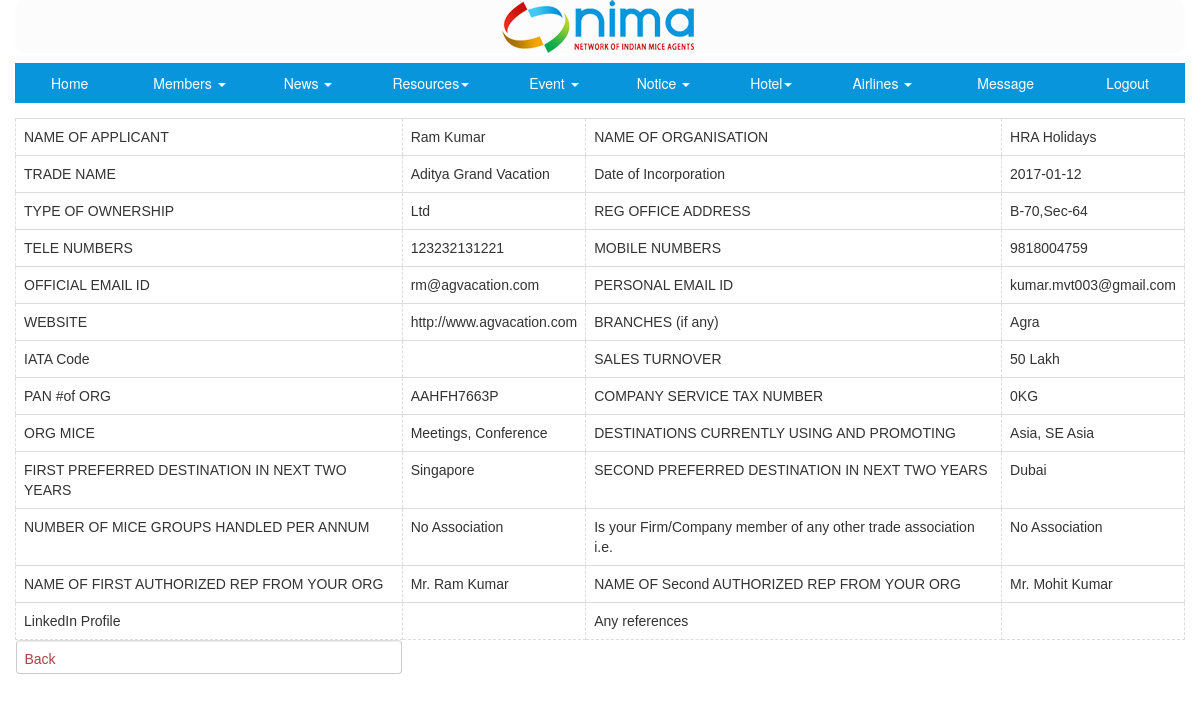
The page /admin/view.php?view=14 (signed in) on the database its author committed.
### tables this page shows
CREATE TABLE IF NOT EXISTS `record` (
`m_id` int(11) NOT NULL,
  `m_name` varchar(100) NOT NULL,
  `m_org` varchar(100) NOT NULL,
  `m_trade` varchar(100) NOT NULL,
  `m_date` varchar(100) NOT NULL,
  `m_ownership` varchar(100) NOT NULL,
  `m_add` varchar(100) NOT NULL,
  `m_tele` varchar(100) NOT NULL,
  `m_mob` varchar(100) NOT NULL,
  `m_ofmail` varchar(100) NOT NULL,
  `m_permail` varchar(100) NOT NULL,
  `m_web` varchar(100) NOT NULL,
  `m_branche` varchar(100) NOT NULL,
  `m_iata` varchar(100) NOT NULL,
  `m_turnover` varchar(100) NOT NULL,
  `m_pan` varchar(100) NOT NULL,
  `m_taxno` varchar(100) NOT NULL,
  `m_orgid` varchar(100) NOT NULL,
  `m_wd` varchar(100) NOT NULL,
  `m_first_destination` varchar(100) NOT NULL,
  `m_second_destination` varchar(100) NOT NULL,
  `m_no_group` varchar(100) NOT NULL,
  `m_tradew` varchar(100) NOT NULL,
  `m_fauthorized` varchar(100) NOT NULL,
  `m_sauth` varchar(100) NOT NULL,
  `m_linkedin` varchar(100) NOT NULL,
  `m_reference` varchar(100) NOT NULL,
  `username` varchar(100) NOT NULL,
  `password` varchar(100) NOT NULL
);

### admin/view.php (the view, shortened to what this page needs)
<div class='container'> <?php include 'head.php'; ?></div>
<?php
				$view_id = $_GET['view'];
			$data=mysql_query("select * from record where m_id='$view_id'");
			$rec=mysql_fetch_row($data);
		 echo "<div class ='container'><table class='table table-hover' style=' margin:auto; font-family:Arial, Helvetica, sans-serif; font-size:14px;'>
		<style>td{border:1px dashed #ddd;}th{border:1px dashed #ddd;}</style>
		 <form method='post' enctype='multipart/form-data'>
       <div class='container form-group' >
        <tr><td>NAME OF APPLICANT </td> <td>$rec[1]</td>
        <td>NAME OF ORGANISATION </td> <td>$rec[2]</td></tr>
       <tr><td>TRADE NAME </td> <td>$rec[3]</td>
        <td>Date of Incorporation </td> <td>$rec[4]</td></tr>
        <tr><td>TYPE OF OWNERSHIP </td> <td>$rec[5]</td>
          <td>REG OFFICE ADDRESS</td> <td>$rec[6]</td></tr>
          <tr><td>TELE NUMBERS</td> <td>$rec[7]</td>
  		<td>MOBILE NUMBERS </td> <td>$rec[8]</td></tr>
             <tr><td>OFFICIAL EMAIL ID </td> <td>$rec[9]</td>
            <td>PERSONAL EMAIL ID</td> <td>$rec[10]</td></tr>
              <tr><td>WEBSITE </td> <td>$rec[11]</td>
			  <td>BRANCHES (if any)</td> <td>$rec[12]</td></tr>
              <tr><td>IATA Code</td> <td>$rec[13]</td>
        <td>SALES TURNOVER</td> <td>$rec[14]</tr>
        <tr><td>PAN #of ORG </td> <td>$rec[15]</td>
         <td>COMPANY SERVICE TAX NUMBER </td> <td>$rec[16]KG</td></tr>
		 <tr><td>ORG MICE  </td><td>$rec[17]</td>
		 <td>DESTINATIONS CURRENTLY USING AND PROMOTING</td><td>$rec[18]</td>
		 </tr>
         <tr><td>FIRST PREFERRED DESTINATION IN NEXT TWO YEARS </td><td>$rec[19]</td>
		 <td>SECOND PREFERRED DESTINATION IN NEXT TWO YEARS </td><td>$rec[20]</td>
		 </tr>
		 <tr><td>NUMBER OF MICE GROUPS HANDLED PER ANNUM </td><td>$rec[21]</td>
		 <td>Is your Firm/Company member of any other trade association i.e. </td><td>$rec[22]</td>
		 </tr>
         <tr><td>NAME OF FIRST AUTHORIZED REP FROM YOUR ORG </td> <td>$rec[23]</td>
          			<td>NAME OF Second AUTHORIZED REP FROM YOUR ORG</td><td>$rec[24]</td></tr>
		<tr><td>LinkedIn Profile  </td> <td>$rec[25]</td>
		<td>Any references  </td><td>$rec[26]</td></tr>
         <tr><td class='form-control'><a href='list-member.php' class='text-danger'>Back</td></a></tr>
            </form>
      </table></div>";
	  ?>

### admin/head.php (style rules this page uses)
a { color:#FFFFFF; }
.container { padding-left:0px; padding-right:0px; }

### admin/view.php (style rules this page uses)
td { border:1px dashed #ddd; }

### rows shown on the page
record: m_name "Ram Kumar", m_org "HRA Holidays", m_trade "Aditya Grand Vacation", m_date "2017-01-12", m_ownership "Ltd", m_add "B-70,Sec-64", m_tele "123232131221", m_mob "9818004759", m_ofmail "rm@agvacation.com", m_permail "kumar.mvt003@gmail.com", m_web "http://www.agvacation.com", m_branche "Agra", m_turnover "50 Lakh", m_pan "AAHFH7663P", m_taxno "0", m_orgid "Meetings, Conference", m_wd "Asia, SE Asia", m_first_destination "Singapore", m_second_destination "Dubai", m_no_group "No Association", m_tradew "No Association", m_fauthorized "Mr. Ram Kumar", m_sauth "Mr. Mohit Kumar"
